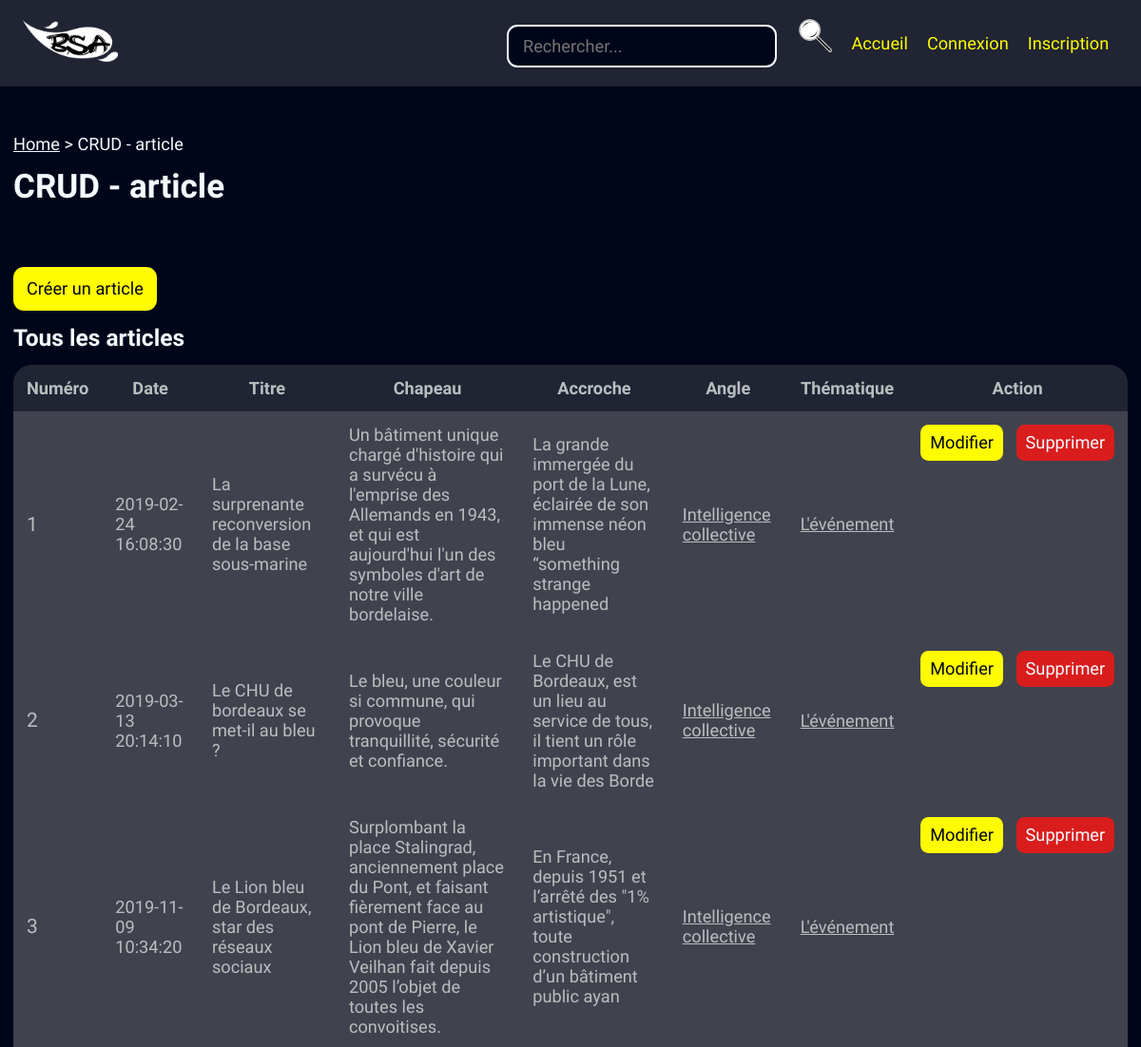
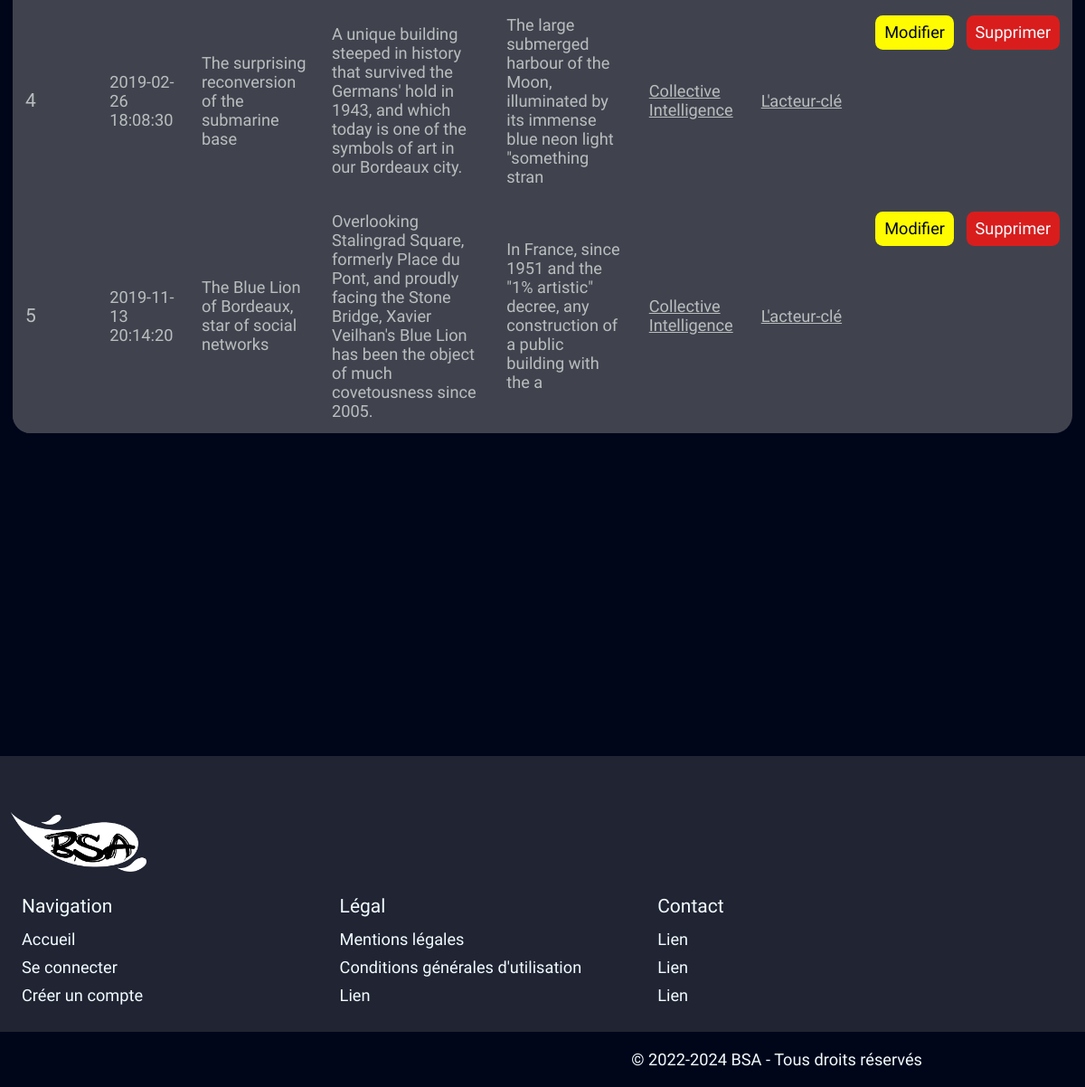
/back/article/article.php, run on the app's committed database (2 pictures, top to bottom).
### tables this page shows
create table article
(
   numArt int(8) not null auto_increment,    
   dtCreArt timestamp DEFAULT CURRENT_TIMESTAMP ON UPDATE CURRENT_TIMESTAMP,	 
   libTitrArt varchar(100),	    
   libChapoArt text(500),			 
   libAccrochArt varchar(100),	 
   parag1Art text(1200),			 
   libSsTitr1Art varchar(100),	 
   parag2Art text(1200),			 
   libSsTitr2Art varchar(100),	 
   parag3Art text(1200),			 
   libConclArt text(800),			 
   urlPhotArt varchar(70),			 
   numAngl varchar(8) not null,	 
   numThem varchar(8) not null,	 
   primary key (numArt)
);

create table angle
(
   numAngl varchar(8) not null,	 
   libAngl varchar(60) not null,	 
   numLang varchar(8) not null,	 
   primary key (numAngl)
);

create table thematique
(
   numThem varchar(8) not null,   
   libThem varchar(60) not null,  
   numLang varchar(8) not null,   
   primary key (numThem)
);

### util/paths.php (called while the page is built, shortened)
<?php
function sitePath() {
    return realpath(__DIR__."/../");
}
function webSitePath($morePath="") {
    return preg_replace(
        '/\\\/',
        '/',
        str_replace(realpath($_SERVER["DOCUMENT_ROOT"]), '', sitePath())
    ).$morePath;
}
function webCrudPath($crud="") {
    return webSitePath('/BACK/'.$crud);
}
function webAssetPath($morePath="") {
    return webSitePath('/assets/'.$morePath);
}
?>

### util/member.php (called while the page is built, shortened)
<?php
function getLoggedMemberOrFalse() {
    $loggedMember = false;
    return $loggedMember;
}
?>

### middleware/getMember.php (called while the page is built, shortened)
<?php
$loggedMember = getLoggedMemberOrFalse();
?>

### CLASS_CRUD/article.class.php (called while the page is built, shortened)
<?php
require_once __DIR__ . '/../connect/database.php';
class article{
	function get_AllArticles(){
		global $db;
		$query = 'SELECT * FROM article INNER JOIN thematique ON article.numThem = thematique.numThem INNER JOIN angle ON article.numAngl=angle.numAngl;';
		$request = $db->query($query);
		$allArticles = $request->fetchAll();
		return($allArticles);
	}
}

### back/article/article.php (the view, shortened to what this page needs)
<?php
$submitBtn = "CRUD";
$pageCrud = "article";
$pageTitle = "$submitBtn - $pageCrud";
$pageNav = ['Home:/admin.php', $pageTitle];
require_once __DIR__ . '/../../util/index.php';
require_once __DIR__ . '/../../class_crud/article.class.php';
$monArticle = new article();
require_once __DIR__ . '/../../layouts/back/head.php';
?>
	<a class="btn btn-lg" href="./createArticle.php" title="Créer un article">Créer un article</a>
	<h3>Tous les articles</h3>
	<table>
        <thead>
            <tr>
                <th>Numéro</th>
                <th>Date</th>
                <th>Titre</th>
                <th>Chapeau</th>
                <th>Accroche</th>
                <th>Angle</th>
                <th>Thématique</th>
                <th class="sticky-right">Action</th>
            </tr>
        </thead>
        <tbody>
            <?php
                $all = $monArticle->get_AllArticles();
                foreach($all as $row) {
            ?>
            <tr>
                <td><h4> <?= $row['numArt']; ?> </h4></td>
                <td> <?= $row['dtCreArt']; ?> </td>
                <td> <?= $row['libTitrArt']; ?> </td>
                <td> <?= $row['libChapoArt']; ?> </td>
                <td> <?= $row['libAccrochArt']; ?> </td>
                <td><a href="<?=webCrudPath('angle/updateAngle.php?id='.$row['numAngl'])?>"><?= $row['libAngl']; ?></a></td>
                <td><a href="<?=webCrudPath('thematique/updateThematique.php?id='.$row['numThem'])?>"><?= $row['libThem']; ?></a></td>
                <td class="actions sticky-right">
                    <a class="btn btn-md" href="./updateArticle.php?id=<?=$row['numArt']; ?>" title="Modifier l'article">Modifier</a>
                    <a class="btn btn-md btn-danger" href="./deleteArticle.php?id=<?=$row['numArt']?>" title="Supprimer l'article">Supprimer</a>
                </td>
            </tr>
            <?php }	?>
        </tbody>
    </table>
<?php require_once __DIR__ . '/../../layouts/back/foot.php'; ?>

### layouts/back/head.php (shortened to what this page needs)
<?php
require_once __DIR__ . '../../../util/index.php';
?>
<!DOCTYPE html>
<html lang="fr-FR">
    <head>
        <link href="<?= webAssetPath('css/var.css') ?>" rel="stylesheet" type="text/css" />
        <link href="<?= webAssetPath('css/master.css') ?>" rel="stylesheet" type="text/css" />
        <link href="<?= webAssetPath('css/admin.css') ?>" rel="stylesheet" type="text/css" />
        <link href="<?= webAssetPath('css/bbeditor.css') ?>" rel="stylesheet" type="text/css" />
    </head>
    <body>
        <?php require_once __DIR__ . './../general/header.php'; ?>
        <main>
            <div class="page-header">
            <?php require_once __DIR__ . '/../../layouts/back/nav.php'; ?>
            <?php if(isset($pageTitle)) { ?>
                <h2><?=$pageTitle?></h2>
            <?php } ?>
            </div>

### layouts/general/header.php
<?php
require_once __DIR__ . '/../../middleware/getMember.php';
?>
<header >
    <div class="header-box container ">
        <div class="header-box-logo">
            <a href="<?= webSitePath('/admin.php')?>"><img class="logo" src="<?= webAssetPath('img/logo.png') ?>" alt="logo du blog bordeaux street art"></a>
        </div>
        <nav class="header-box-liste">
            <ul>
                <li class="searchbar">
                    <form action="<?= webSitePath('/search.php')?>" method="GET" title="Recherche par mots clés">
                    <input name="motCle" class="searchbar-input" placeholder="Rechercher...">
                    <button class="btn-none" type="submit" ><img class="searchbar-icon" src="<?= webAssetPath('svg/search.svg') ?>" title="Recherche par mots clés"></button>
                    </form>
                </li>
                <li><a href="<?= webSitePath('/')?>" class="interactive-lien-text">Accueil</a></li>
                <?php if(!$loggedMember): ?>
                    <li><a href="<?= webSitePath('/connexion.php')?>" class="interactive-lien-text">Connexion</a></li>
                    <li ><a href="<?= webSitePath('/inscription.php')?>" class="interactive-lien-text">Inscription</a></li>
                <?php else: ?>
                    <li ><a href="<?= webSitePath('/profil.php')?>" class="interactive-lien-text">Profil</a></li>
                    <li ><a href="<?= webSitePath('/deconnexion.php')?>" class="interactive-lien-text">Se déconnecter</a></li>
                <?php endif; ?>
            </ul>
        </nav>
    </div>
</header>

### layouts/back/nav.php
<?php if(isset($pageNav)) { ?>
<nav class="font-p navbar">
    <?php
        $keys = array_keys($pageNav);
        $last_key = end($keys);
        foreach($pageNav as $key=>$navItem) {
            $navItemParts = explode(':', $navItem);
            $navItemLabel = $navItemParts[0];
            if(count($navItemParts) > 1) {
                $navItemPath = $navItemParts[1];
    ?>
        <a href="<?= substr($navItemPath, 0,1) ==='/'?webSitePath().$navItemPath:$navItemPath ?>" ><?=$navItemLabel ?></a>
    <?php } else { ?>
        <span><?=$navItemLabel ?></span>
    <?php
            }
            if ($key !== $last_key) {
                echo ">";
            }
        }
    ?>
</nav>
<?php } ?>

### layouts/back/foot.php
        </main>
        <?php require_once __DIR__ . './../general/footer.php'; ?>
    </body>
</html>

### layouts/general/footer.php
<footer>
        <div class="container section-logo">
            <img class="logo-large" src="<?= webSitePath() ?>/assets/img/logo.png" alt="logo du blog bordeaux street art">
        </div>
        <div class="container section-list">
            <div class="footer-box">
                <ul>
                    <li><h4>Navigation</h4></li>
                    <li><p><a href="<?= webSitePath('/') ?>">Accueil</a></p></li>
                    <li><p><a href="<?= webSitePath('/connexion.php') ?>">Se connecter</a></p></li>
                    <li><p><a href="<?= webSitePath('/inscription.php') ?>">Créer un compte</a></p></li>
                </ul>
            </div>
            <div class="footer-box">
                <ul>
                    <li><h4>Légal</h4></li>
                    <li><p><a href="<?= webSitePath('/mentions-legales.php')?>">Mentions légales</a></p></li>
                    <li><p><a href="<?= webSitePath('/cgu.php')?>">Conditions générales d'utilisation</a></p></li>
                    <li><p><a href="">Lien </a></p></li>
                </ul>
            </div>
            <div class="footer-box">
                <ul>
                    <li><h4>Contact</h4></li>
                    <li><p><a href="">Lien </a></p></li>
                    <li><p><a href="">Lien </a></p></li>
                    <li><p><a href="">Lien </a></p></li>
                </ul>
            </div>
        </div>
        <div class="container-section-law">
            <div class="footer-droits">
                <p>© 2022-<?=intval(date("Y"))+2; ?> BSA - Tous droits réservés</p>
            </div>
        </div>
</footer>

### assets/css/var.css (style rules this page uses)
:root { font-size: 14px; --bg1: #00061A ; --bg2: #202433 ; --bg3: #40434D ; --p1: #F2FCFF ; --p2: #D5DDDF ; --p3:#B9BEBF ; --i:#FFFB00 ; --g1:#2F23D6 ; --g2:#4AC5E8 ; --g3:#D91D1D ; --g4:#EE7C0B ; --g5:#05C323 ; --g6:#EC03E5 ; --gFocus: #9da3f5; --h1: 400 6rem 'a Attack Graffiti', sans-serif; --h2: 700 2.5rem "Lexend Deca", sans-serif; --h3: 600 1.75rem "Lexend Deca", sans-serif; --h4: 500 1.5rem "Lexend Deca", sans-serif; --p: 300 1.3rem "Lexend Deca", sans-serif; --label: 200 1.125rem "Lexend Deca", sans-serif; --rounded-md: 0.6rem; --rounded-lg: 0.8rem; }

### assets/css/master.css (style rules this page uses)
body { background-color: var(--bg1); color: var(--p1); position: relative; width: 100%; }
main { position: relative; min-height: 90vh; display: flex; flex-direction: column; align-items: flex-start; }
.interactive-lien-text { color: var(--i); text-decoration: none; list-style: none; font: var(--p); position: relative; display: inline-block; }
.interactive-lien-text::after { position: absolute; content: ' '; bottom: 0; left: 0; height: 3px; width: 100%; background: var(--i); transform: scaleX(0); transform-origin: bottom right; transition: transform 0.3s; }
.logo { width: 100px; }
.logo-large { width: 150px; }
* { box-sizing: border-box; margin: 0; padding: 0; background: var(--background); color: var(--color); outline: 0px solid transparent; }
input, select, textarea, .input { padding: 0.9rem 1rem; border-radius: var(--rounded-lg); border: 2px solid var(--p1); font: var(--p); }
.btn { --color: var(--bg1); --background: var(--i); text-decoration: none; font: var(--p); display: inline-block; text-align: center; cursor: pointer; border: none; transition: transform .2s, outline .2s; }
.btn-none { outline: none; border: none; background: none; }
.btn.btn-lg { padding: 0.9rem 1rem; border-radius: var(--rounded-lg); }
.btn.btn-md { padding: 0.6rem 0.7rem; border-radius: var(--rounded-md); }
.btn.btn-danger { --background: var(--g3); --color: var(--p1); }
main, .container { margin: 0 auto; max-width: 1280px; padding: 0 1rem; box-sizing: border-box; }
h1, h2, h3, h4 { margin-top: 1rem; margin-bottom: 1rem; }
h2, .font-h2 { font: var(--h2); }
h3, .font-h3 { font: var(--h3); }
h4, .font-h4 { font: var(--h4); }
p, .font-p { font: var(--p); }
header { position: sticky; z-index: 9999; top: 0; left: 0; display: flex; background-color: var(--bg2); padding: 0.7rem; justify-content: center; }
.header-box { display: flex; justify-content:space-between; width: 100%; }
.header-box-liste , .header-box-liste ul { display: flex; flex-direction: row; align-items: center; }
.searchbar { display: flex; flex-direction: row nowrap; align-items: center; }
.searchbar-icon { cursor: pointer; width: 2.5rem; transition: transform .15s; margin-top: 0%; }
.searchbar-input { background-color: var(--bg1); padding: 10px 15px; margin-right: 20px; }
.header-box-logo { display: flex; align-items: center; }
footer { display: flex; flex-direction: column; background-color: var(--bg2); padding-top: 50px; width: 100%; margin-top: 50px; }
.container.section-logo { display: flex; align-items: flex-start; width: 100%; box-sizing: border-box; padding: 1%; }
.container.section-list { display: flex; width: 100%; }
.section-list ul li, .section-list ul li p a { text-decoration: none; }
ul li { list-style: none; margin: 10px; }
.container-section-law { display: flex; justify-content: flex-end; width: 100%; background-color: var(--bg1); }
.footer-droits { display: flex; margin: 20px 180px 20px 20px; }
.footer-box { display: flex; width: 30%; margin-bottom: 20px; }

### assets/css/admin.css (style rules this page uses)
table { display: block; position: relative; border-radius: 20px; padding: 0; overflow: hidden; border: none; font: var(--p); overflow-x: auto; overflow-y: auto; max-height: 80vh; max-width: 100%; }
table, th, td { border: hidden; border-collapse:collapse; }
table thead { position: sticky; top:0; border: none; padding: 1rem; color: var(--p3); background: var(--bg2); z-index: 10; }
table th { color: var(--p3); background: var(--bg2); }
table td { color: var(--p3); background: var(--bg3); }
table th, table td { height: auto; padding: 1rem 1rem; }
table .actions { display: flex; flex-flow: row nowrap; gap: 1rem; }
table .sticky-right { position: sticky; right: 0; }
table h4 { margin: 0; }
table tbody { border: none; padding: 1rem; color: var(--p1); background: var(--bg3); }
.page-header { padding: 50px 50px 50px 0px; }

### data on the page
article: numArt "1", dtCreArt "2019-02-24 16:08:30", libTitrArt "La surprenante reconversion de la base sous-marine", libChapoArt "Un bâtiment unique chargé d'histoire qui a survécu à l'emprise des Allemands en 1943, et qui est aujourd'hui l'un des symboles d'art de notre ville bordelaise.", libAccrochArt "La grande immergée du port de la Lune, éclairée de son immense néon bleu “something strange happened", numAngl.libAngl "Intelligence collective", numThem.libThem "L'événement"
article: numArt "2", dtCreArt "2019-03-13 20:14:10", libTitrArt "Le CHU de bordeaux se met-il au bleu ?", libChapoArt "Le bleu, une couleur si commune, qui provoque tranquillité, sécurité et confiance.", libAccrochArt "Le CHU de Bordeaux, est un lieu au service de tous, il tient un rôle important dans la vie des Borde", numAngl.libAngl "Intelligence collective", numThem.libThem "L'événement"
article: numArt "3", dtCreArt "2019-11-09 10:34:20", libTitrArt "Le Lion bleu de Bordeaux, star des réseaux sociaux", libChapoArt "Surplombant la place Stalingrad, anciennement place du Pont, et faisant fièrement face au pont de Pierre, le Lion bleu de Xavier Veilhan fait depuis 2005 l’objet de toutes les convoitises.", libAccrochArt "En France, depuis 1951 et l’arrêté des \"1% artistique\", toute construction d’un bâtiment public ayan", numAngl.libAngl "Intelligence collective", numThem.libThem "L'événement"
article: numArt "4", dtCreArt "2019-02-26 18:08:30", libTitrArt "The surprising reconversion of the submarine base", libChapoArt "A unique building steeped in history that survived the Germans' hold in 1943, and which today is one of the symbols of art in our Bordeaux city.", libAccrochArt "The large submerged harbour of the Moon, illuminated by its immense blue neon light \"something stran", numAngl.libAngl "Collective Intelligence", numThem.libThem "L'acteur-clé"
article: numArt "5", dtCreArt "2019-11-13 20:14:20", libTitrArt "The Blue Lion of Bordeaux, star of social networks", libChapoArt "Overlooking Stalingrad Square, formerly Place du Pont, and proudly facing the Stone Bridge, Xavier Veilhan's Blue Lion has been the object of much covetousness since 2005.", libAccrochArt "In France, since 1951 and the \"1% artistic\" decree, any construction of a public building with the a", numAngl.libAngl "Collective Intelligence", numThem.libThem "L'acteur-clé"

### other printed values
$navItemLabel "Home"
$navItemLabel "CRUD - article"
$pageTitle "CRUD - article"
